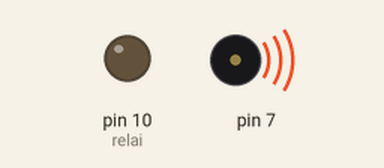
This sketch was run on a simulated Arduino Uno, built with avr-gcc and run on an emulated ATmega328P. Shown: output pins drawn as LEDs (lit = HIGH), buzzer (waves = sounding). No radio packets arrive unless stated; what the sketch prints to the serial monitor is not drawn.

Above: at 0.1 s.
At 1.3 s:
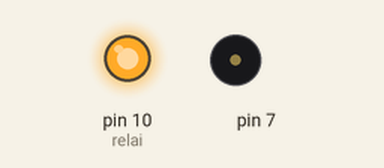
At 2.1 s:
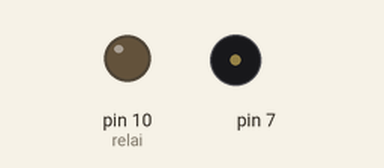
Timing chart, 0 to 3.6 s (numbered marks = the images above):
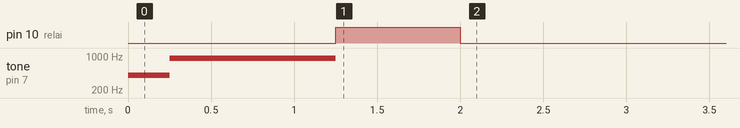

The sketch:

RECPTEUR.ino
```cpp
/*
SODUINO
Programme Arduino pour sonnette à distance
---PARTIE RECEPTION---
http://wp.me/p4dZn4-29

Réalisé avec à l'aide du tuto de Skywood http://skyduino.wordpress.com/2011/12/29/tutoriel-arduino-et-emetteurrecepteur-433mhz-virtualwire/
http://www.alnoa.fr
*/

#include <VirtualWire.h> // inclusion de la librairie VirtualWire


const int relai = 10;
int boutonetat = 0;
const char* clef = "alex";//clef de réception , doit etre identique au message envoyé par le tx /!\  <<<-------
//par défault le pin 11 est le pin data radio et le  pin 7 le pin + du piezzo


void setup()
{
  Serial.begin(9600);
  Serial.println("boot up");


  pinMode(relai,OUTPUT);

    vw_setup(1000); // initialisation de la librairie VirtualWire à 2000 bauds (note: je n'utilise pas la broche PTT)
    vw_rx_start();  // Activation de la partie réception de la librairie VirtualWire

        Serial.println("test");
        test();

}

void loop() // Fonction loop()
{

  uint8_t buf[VW_MAX_MESSAGE_LEN]; // Tableau qui va contenir le message reçu (de taille maximum VW_MAX_MESSAGE_LEN)
  uint8_t buflen = VW_MAX_MESSAGE_LEN; // Taille maximum de notre tableau

  Serial.println("Attente de reception de la clef");

  vw_wait_rx();

    if (vw_wait_rx_max(200)) // Si un message est reçu dans les 200ms qui viennent
    {
        if (vw_get_message(buf, &buflen)) // On copie le message, qu'il soit corrompu ou non dans la variable buf
        {


        Serial.print("message recu: ");
        Serial.println((char*)buf);// conversion du message en "texte"
        delay(100);
       // comparaison du debut du message avec le mdp (si parasites en fin de message, cela n affecteras pas le declenchement)
        String charBuf = (char*)buf;

         if (charBuf.startsWith(clef,0) ){


       /* if (strlen(charBuf > strlen(clef))//ce morceau de code extrait le dernier caractère
        {
        int len = strlen(charBuf);
        for (int i = 0; i < len - 1; i++) {
        Serial.print(charBuf[i]);
        }}


        if(strcmp(clef, (char*)buf) == 0) // comparaison du message(entier) reçu avec la clef du récepteur
            {*/
              Serial.println("clef valide");
              sonnerie();
                    digitalWrite(5,HIGH);
                    delay(75);
                    digitalWrite(5,LOW);
                    delay(75);
                    digitalWrite(5,HIGH);
                    delay(75);
                    digitalWrite(5,LOW);
                    delay(75);
                    digitalWrite(5,HIGH);
                    delay(75);
                    digitalWrite(5,LOW);
                    delay(75);
                    digitalWrite(5,HIGH);
                    delay(75);
                    digitalWrite(5,LOW);
                    delay(75);
                    digitalWrite(5,HIGH);
                    delay(75);
                    digitalWrite(5,LOW);

            }
        }
     }
}


void test()
{
  digitalWrite(13,HIGH);
    piezzo();
        digitalWrite(relai,HIGH);
        delay(750);
        digitalWrite(relai,LOW);
        delay(1000);
        digitalWrite(13,LOW);
}

void sonnerie() // sous-progrmme pour activer le relais de la sonnette
{
  digitalWrite(13,HIGH);


        digitalWrite(relai,HIGH);
        delay(250);
        digitalWrite(relai,LOW);
        piezzo();

        delay(1000);
        digitalWrite(13,LOW);
}

void piezzo() //sous-prog de la mélodie du piezzo
{
        tone (7,400);
        digitalWrite(5,HIGH);
        delay (250);
        digitalWrite(5,LOW);
        tone (7,900,250);
        digitalWrite(5,HIGH);
        delay (250);
        tone (7,900,250);
        digitalWrite(5,LOW);
        delay (250);
        tone (7,900,250);
        delay (250);
        digitalWrite(5,HIGH);
        tone (7,900,250);
        delay (250);
        digitalWrite(5,LOW);
}
```
